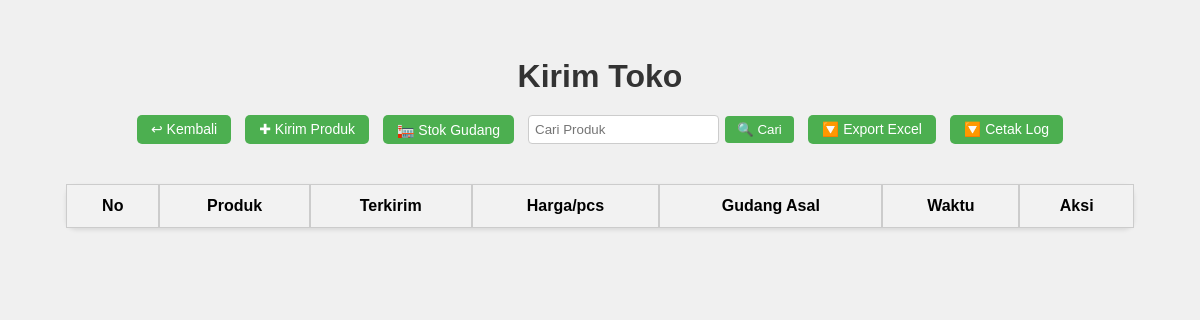
The app's page /gudang/toko_history.php, older data.
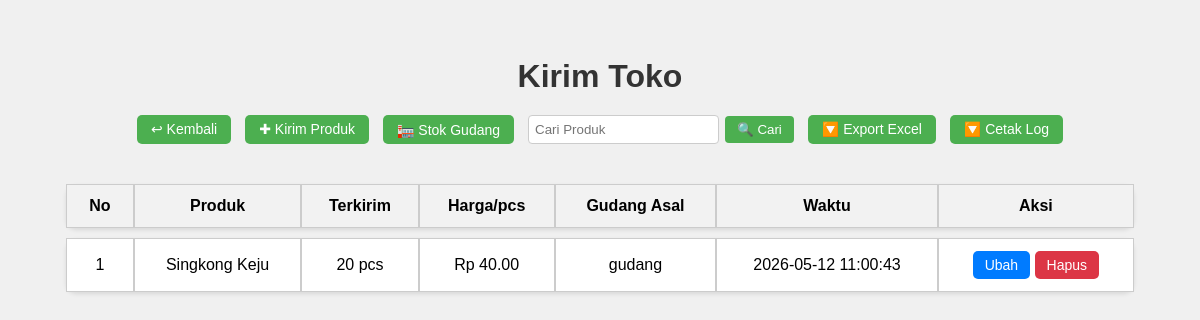
The same page, newer data.
### tables this page shows
CREATE TABLE `toko_kirim` (
  `id` int(11) NOT NULL,
  `produk` varchar(255) NOT NULL,
  `jumlah` int(11) NOT NULL,
  `harga_jual` int(11) DEFAULT NULL,
  `gudang_asal` varchar(20) DEFAULT NULL,
  `waktu` datetime DEFAULT current_timestamp()
);

### gudang/toko_history.php (the view, shortened to what this page needs)
<?php
require 'toko_function.php';
$history = mysqli_query($conn, "
    SELECT * FROM toko_kirim
    WHERE jumlah > 0
    ORDER BY waktu DESC
");
if (isset($_POST['cari']) && !empty($_POST['keyword'])) {
    $keyword = $_POST['keyword'];
    $history = cariTokoStock($keyword);
} else {
    $history = mysqli_query($conn, "
        SELECT * FROM toko_kirim
        WHERE jumlah > 0
        ORDER BY waktu DESC
    ");
}
?>
<!DOCTYPE html>
<html lang="id">
<head>
  <link rel="stylesheet" href="style.css">
</head>
<body>
<div class="wrapper">
  <h1 class="judul">Kirim Toko</h1>
  <div class="toolbar">
    <a href="kirim.php" class="button">↩ Kembali</a>
    <a href="toko_transfer.php" class="button">✚ Kirim Produk</a>
    <button id="openModal" class="button">🏣 Stok Gudang</button>
    <form action="" method="post" class="search-form">
      <input type="text" name="keyword" placeholder="Cari Produk"
             value="<?= htmlspecialchars($_POST['keyword'] ?? '') ?>">
      <button type="submit" name="cari">🔍 Cari</button>
    </form>
    <a href="toko_kirim_convert.php" class="button">🔽 Export Excel</a>
    <a href="toko_kirim_log.php" class="button">🔽 Cetak Log</a>
  </div>
  <table class="table-container">
    <tr class="table-row header">
      <th>No</th>
      <th>Produk</th>
      <th>Terkirim</th>
      <th>Harga/pcs</th>
      <th>Gudang Asal</th>
      <th>Waktu</th>
      <th>Aksi</th>
    </tr>
    <?php $i=1; ?>
    <?php while ($r = mysqli_fetch_assoc($history)): ?>
      <tr class="table-row">
        <td><?= $i; ?></td>
        <td><?= htmlspecialchars($r['produk']); ?></td>
        <td><?= $r['jumlah']; ?> pcs</td>
        <td>Rp <?= number_format($r["harga_jual"], 2, '.', '.'); ?></td>
        <td><?= htmlspecialchars($r['gudang_asal']); ?></td>
        <td><?= $r['waktu']; ?></td>
        <td>
          <a href="toko_edit.php?id=<?= $r['id']; ?>" class="btn btn-ubah">Ubah</a>
          <a href="toko_hapus.php?id=<?= $r['id']; ?>" class="btn btn-hapus"
             onclick="return confirm('Yakin ingin menghapus data ini?')">Hapus</a>
        </td>
      </tr>
    <?php $i++; endwhile; ?>
  </table>
</div>
</body>
</html>

Row changes from the older to the newer data that the page shows:
added toko_kirim: produk "Singkong Keju", jumlah "20", harga_jual "40.00", gudang_asal "gudang", waktu "2026-05-12 11:00:43"
